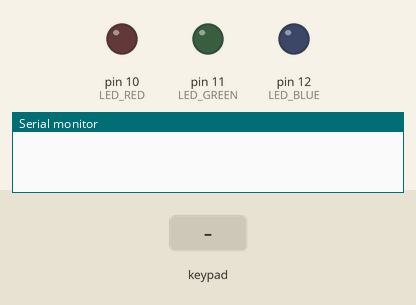
This sketch was run on a simulated Arduino Uno, built with avr-gcc and run on an emulated ATmega328P. On the bench: output pins drawn as LEDs (lit = HIGH), the last lines printed to the serial monitor. The test bench sets the inputs (shaded band).

Above: at 1.2 s.
1.3 s: keypad keys 9 8 7 6 pressed 0.4 s apart
At 3.1 s:
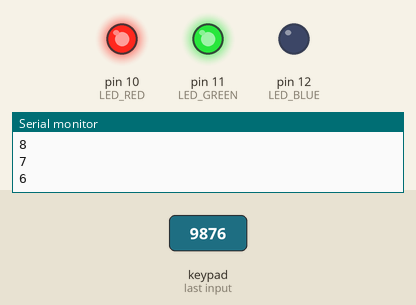
4.4 s: key 'B' pressed
At 4.7 s:
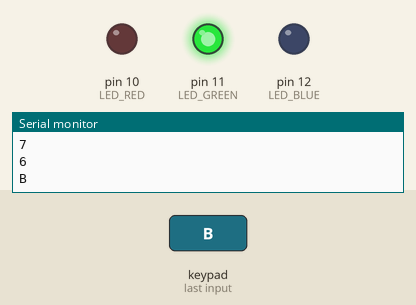
5.9 s: keypad keys 9 8 7 6 # pressed 0.4 s apart
At 6.5 s:
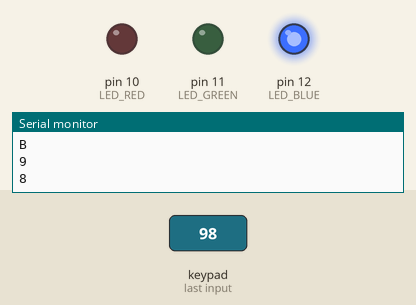
9.4 s: key 'A' pressed
At 9.7 s:
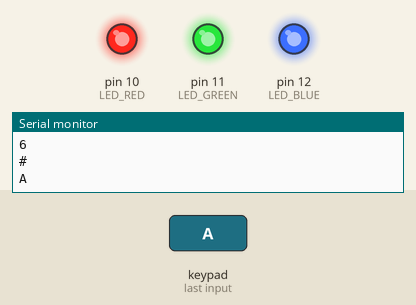
10.9 s: key '1' pressed
At 12.1 s:
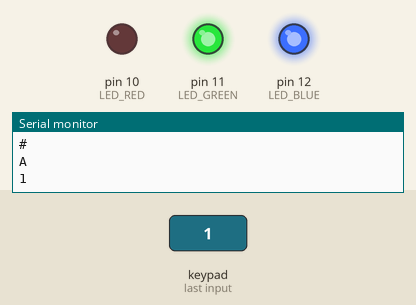
12.4 s: key '2' pressed
At 13.0 s:
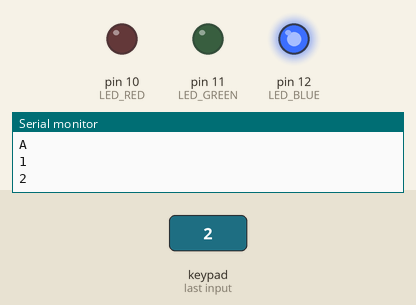
Timing chart, 0 to 14.9 s (numbered marks = the images above; inputs shaded):
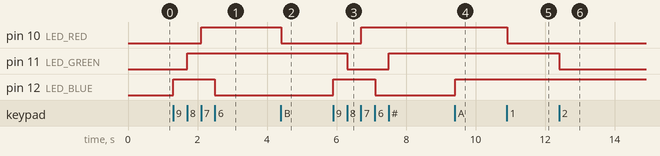

The sketch:

KeypadLED.ino
```cpp
#include <Keypad.h>

const byte numRows = 4; // Number of rows on the keypad
const byte numCols = 4; // Number of columns on the keypad

const int LED_RED = 10;
const int LED_GREEN = 11;
const int LED_BLUE = 12;

bool is_red_on = false;
bool is_green_on = false;
bool is_blue_on = false;

// Keymap defines the key pressed according to the row and columns
char keymap[numRows][numCols] =
{
  {'1', '2', '3', 'A'},
  {'4', '5', '6', 'B'},
  {'7', '8', '9', 'C'},
  {'*', '0', '#', 'D'}
};

// Keypad connections to the Arduino pins
byte rowPins[numRows] = {9, 8, 7, 6}; // Rows 0 to 3
byte colPins[numCols] = {5, 4, 3, 2}; // Columns 0 to 3

// Initializes an instance of the Keypad class
Keypad myKeypad = Keypad(makeKeymap(keymap), rowPins, colPins, numRows, numCols);

void setup() {
    Serial.begin(9600);
    pinMode(LED_RED, OUTPUT);
    pinMode(LED_GREEN, OUTPUT);
    pinMode(LED_BLUE, OUTPUT);
}

void loop() {
    char keypressed = myKeypad.getKey();
    if (keypressed != NO_KEY) {
        Serial.println(keypressed);

        // Switch based on the key pressed
        switch (keypressed) {
            case '1':
                is_red_on = !is_red_on;
                digitalWrite(LED_RED, is_red_on ? HIGH : LOW);
                break;

            case '2':
                is_green_on = !is_green_on;
                digitalWrite(LED_GREEN, is_green_on ? HIGH : LOW);
                break;

            case '3':
                is_blue_on = !is_blue_on;
                digitalWrite(LED_BLUE, is_blue_on ? HIGH : LOW);
                break;

            case '4':
                is_red_on = !is_red_on;
                digitalWrite(LED_RED, is_red_on ? HIGH : LOW);
                break;

            case '5':
                is_green_on = !is_green_on;
                digitalWrite(LED_GREEN, is_green_on ? HIGH : LOW);
                break;

            case '6':
                is_blue_on = !is_blue_on;
                digitalWrite(LED_BLUE, is_blue_on ? HIGH : LOW);
                break;

            case '7':
                is_red_on = !is_red_on;
                digitalWrite(LED_RED, is_red_on ? HIGH : LOW);
                break;

            case '8':
                is_green_on = !is_green_on;
                digitalWrite(LED_GREEN, is_green_on ? HIGH : LOW);
                break;

            case '9':
                is_blue_on = !is_blue_on;
                digitalWrite(LED_BLUE, is_blue_on ? HIGH : LOW);
                break;

            case '0':
                is_red_on = !is_red_on;
                is_green_on = !is_green_on;
                is_blue_on = !is_blue_on;
                digitalWrite(LED_RED, is_red_on ? HIGH : LOW);
                digitalWrite(LED_GREEN, is_green_on ? HIGH : LOW);
                digitalWrite(LED_BLUE, is_blue_on ? HIGH : LOW);
                break;

            case '*':
                is_red_on = !is_red_on;
                digitalWrite(LED_RED, is_red_on ? HIGH : LOW);
                break;

            case '#':
                is_green_on = !is_green_on;
                digitalWrite(LED_GREEN, is_green_on ? HIGH : LOW);
                break;

            case 'A':
                is_blue_on = !is_blue_on;
                digitalWrite(LED_BLUE, is_blue_on ? HIGH : LOW);
                break;

            case 'B':
                is_red_on = !is_red_on;
                digitalWrite(LED_RED, is_red_on ? HIGH : LOW);
                break;

            case 'C':
                is_blue_on = !is_blue_on;
                digitalWrite(LED_BLUE, is_blue_on ? HIGH : LOW);
                break;

            case 'D':
                is_green_on = !is_green_on;
                digitalWrite(LED_GREEN, is_green_on ? HIGH : LOW);
                break;

            default:
                break;
        }
    }
}
```

Measured:
- after the input at 1.3 s, pin 10 (LED_RED): LOW → HIGH after 0.81 s; pin 11 (LED_GREEN): LOW → HIGH after 0.41 s; pin 12 (LED_BLUE): LOW → HIGH at once, → LOW 1.2 s later
- after the input at 4.4 s, pin 10 (LED_RED): HIGH → LOW at once
- after the input at 5.9 s, pin 10 (LED_RED): LOW → HIGH after 0.81 s; pin 11 (LED_GREEN): HIGH → LOW after 0.40 s, → HIGH 1.2 s later; pin 12 (LED_BLUE): LOW → HIGH at once, → LOW 1.2 s later
- after the input at 9.4 s, pin 12 (LED_BLUE): LOW → HIGH at once
- after the input at 10.9 s, pin 10 (LED_RED): HIGH → LOW at once
- after the input at 12.4 s, pin 11 (LED_GREEN): HIGH → LOW at once
